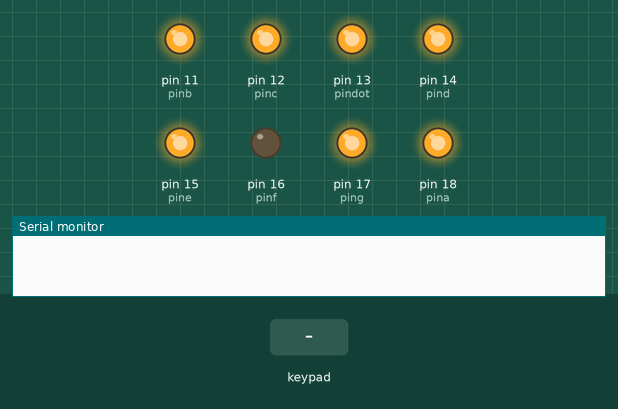
This sketch was run on a simulated Arduino Uno, built with avr-gcc and run on an emulated ATmega328P. Shown: output pins drawn as LEDs (lit = HIGH), the last lines printed to the serial monitor. Dashed ring = blinking. The test bench sets the inputs (shaded band).

Above: at 1.2 s.
1.3 s: keypad keys 1 0 3 4 5 pressed 0.4 s apart
At 5.1 s:
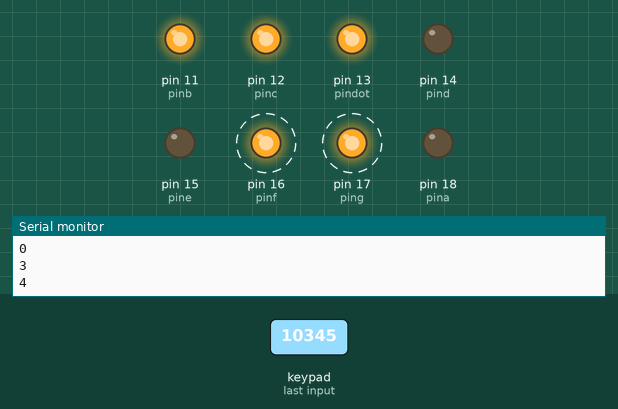
6.3 s: key 'A' pressed
At 7.2 s:
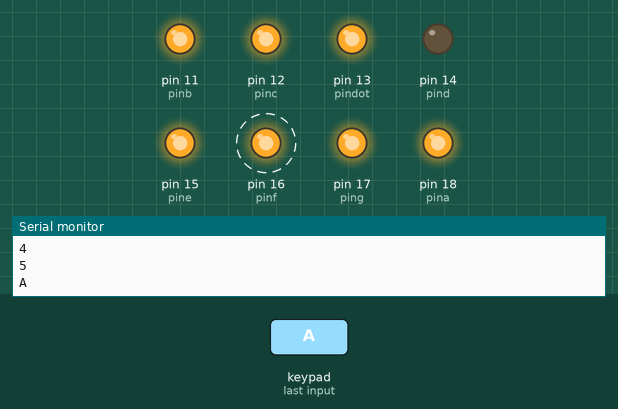
8.9 s: key 'B' pressed
At 9.2 s:
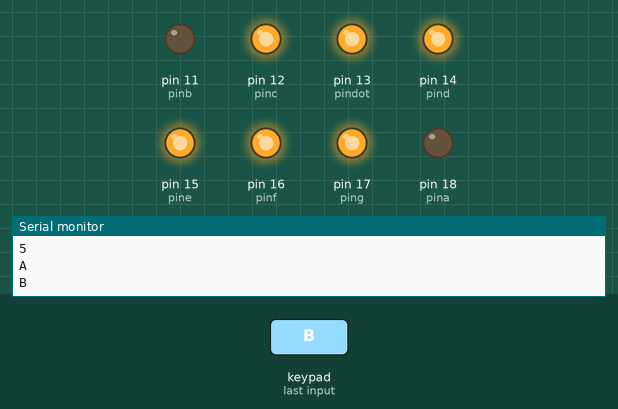
11.4 s: keypad keys 1 0 3 4 5 # pressed 0.4 s apart
At 16.7 s:
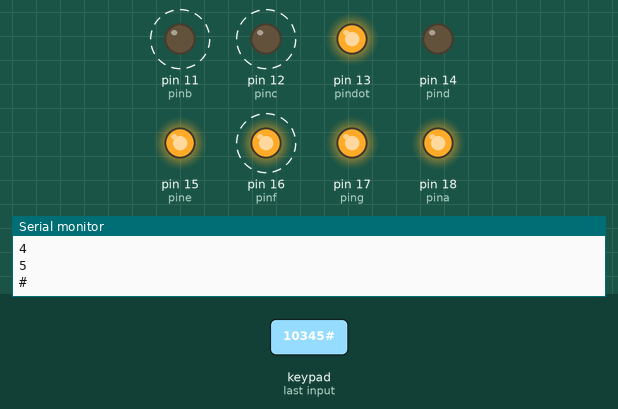
16.8 s: key 'C' pressed
At 18.3 s:
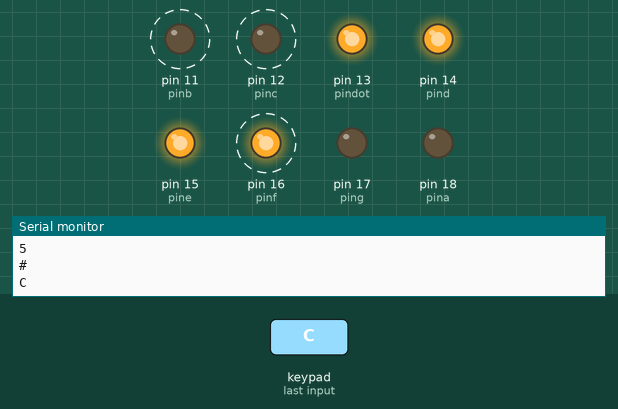
19.8 s: keypad keys 1 0 3 4 5 * pressed 0.4 s apart
At 25.7 s:
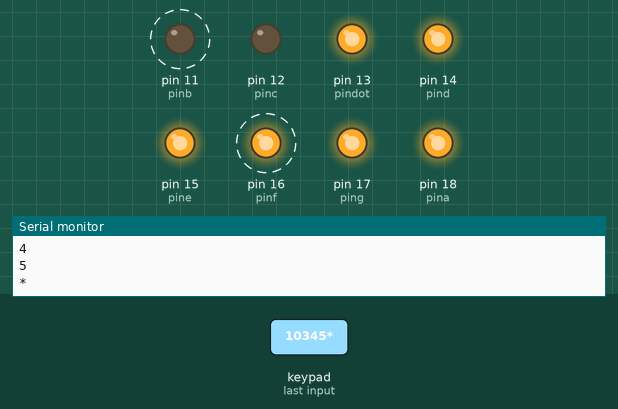
Timing chart, 0 to 26.2 s (numbered marks = the images above; inputs shaded):
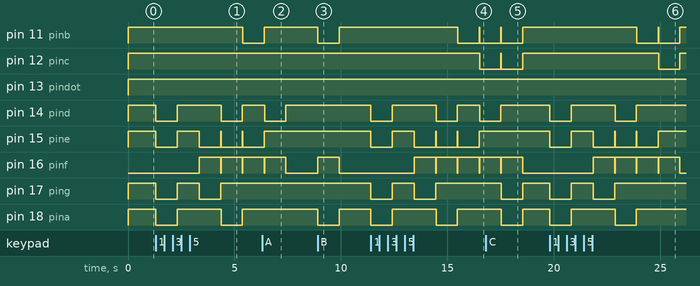

Measured:
- after the input at 1.3 s, pin 11 (pinb): HIGH → LOW after 4.1 s; pin 14 (pind): alternates HIGH for 2.1 s and LOW for 1.0 s, starting at once
- after the input at 6.3 s, pin 14 (pind): HIGH → LOW after 0.11 s, → HIGH 1.0 s later
- after the input at 8.9 s, pin 11 (pinb), pin 18 (pina): HIGH → LOW at once, → HIGH 1.0 s later; pin 16 (pinf): LOW → HIGH at once, → LOW 1.0 s later
- after the input at 11.4 s, pin 11 (pinb): HIGH → LOW after 4.1 s, → HIGH 1.0 s later, → LOW 0.02 s later; pin 12 (pinc): HIGH → LOW after 5.1 s
- after the input at 16.8 s, pin 17 (ping), pin 18 (pina): HIGH → LOW after 0.73 s, → HIGH 1.0 s later
- after the input at 19.8 s, pin 11 (pinb): alternates HIGH for 0.02 s and LOW for 1.0 s, starting after 4.1 s; pin 12 (pinc): HIGH → LOW after 5.1 s, → HIGH 1.0 s later

The sketch:

tecladoydisplay.ino
```cpp
/*
Centro Educativo Tecnico Kinal
Electronica
Grado: Quinto
Curso: Taller de Electronica Digital
Blumno: Josué David Padilla Morataya
Seccion: A
Carne: 2022074
*/
#include <Keypad.h>
#define cols 4
#define rows 4
#define pina 18
#define pinb 11
#define pinc 12
#define pind 14
#define pine 15
#define pinf 16
#define ping 17
#define pindot 13
char holdkey;
char keys[rows][cols] = {
  {'1','2','3','A'},
  {'4','5','6','B'},
  {'7','8','9','C'},
  {'*','0','#','D'}
};


byte pines_filas[rows] = {10,3,4,5};
byte pines_columnas[cols] = {6,7,8,9};

Keypad teclado_estrada = Keypad( makeKeymap(keys), pines_filas, pines_columnas, rows,cols);

void setup() {
Serial.begin(9600);
pinMode(pina, OUTPUT);
pinMode(pinb, OUTPUT);
pinMode(pinc, OUTPUT);
pinMode(pind, OUTPUT);
pinMode(pine, OUTPUT);
pinMode(pinf, OUTPUT);
pinMode(ping, OUTPUT);
pinMode(pindot, OUTPUT);
}

void loop()
{
 char tecla = teclado_estrada.getKey();
  switch(tecla)
  {
    case '0':
      Serial.println("0");

      digitalWrite(pina, HIGH);
    digitalWrite(pinb, HIGH);
    digitalWrite(pinc, HIGH);
    digitalWrite(pind, HIGH);
    digitalWrite(pine, HIGH);
    digitalWrite(pinf, LOW);
    digitalWrite(ping, HIGH);
    delay(1000);
      break;
    case '1':
      Serial.println(tecla);
      digitalWrite(pina, LOW);
    digitalWrite(pinb, HIGH);
    digitalWrite(pinc, HIGH);
    digitalWrite(pind, LOW);
    digitalWrite(pine, LOW);
    digitalWrite(pinf, LOW);
    digitalWrite(ping, LOW);
    delay(1000);
    break;
    case '2':
      Serial.println(tecla);
      digitalWrite(pina, HIGH);
    digitalWrite(pinb, HIGH);
    digitalWrite(pinc, LOW);
    digitalWrite(pind, HIGH);
    digitalWrite(pine, HIGH);
    digitalWrite(pinf, HIGH);
    digitalWrite(ping, LOW);
      delay(1000);
      break;
    case '3':
      Serial.println(tecla);

     digitalWrite(pina, HIGH);
    digitalWrite(pinb, HIGH);
    digitalWrite(pinc, HIGH);
    digitalWrite(pind, HIGH);
    digitalWrite(pine, LOW);
    digitalWrite(pinf, HIGH);
    digitalWrite(ping, LOW);
  delay(1000);
  break;
    case '4':
      Serial.println(tecla);
      digitalWrite(pina, LOW);
    digitalWrite(pinb, HIGH);
    digitalWrite(pinc, HIGH);
    digitalWrite(pind, LOW);
    digitalWrite(pine, LOW);
    digitalWrite(pinf, HIGH);
    digitalWrite(ping, HIGH);
     delay(1000);
     break;
    case '5':
    Serial.println(tecla);

      digitalWrite(pina, HIGH);
    digitalWrite(pinb, LOW);
    digitalWrite(pinc, HIGH);
    digitalWrite(pind, HIGH);
    digitalWrite(pine, LOW);
    digitalWrite(pinf, HIGH);
    digitalWrite(ping, HIGH);
    delay(1000);
     break;
    case '6':
    Serial.println(tecla);
      digitalWrite(pina, HIGH);
    digitalWrite(pinb, LOW);
    digitalWrite(pinc, HIGH);
    digitalWrite(pind, HIGH);
    digitalWrite(pine, HIGH);
    digitalWrite(pinf, HIGH);
    digitalWrite(ping, HIGH);
    delay(1000);
    break;
    case '7':
    Serial.println(tecla);
      digitalWrite(pina, HIGH);
    digitalWrite(pinb, HIGH);
    digitalWrite(pinc, HIGH);
    digitalWrite(pind, LOW);
    digitalWrite(pine, LOW);
    digitalWrite(pinf, LOW);
    digitalWrite(ping, LOW);
    delay(1000);
    break;
    case '8':
    Serial.println(tecla);

      digitalWrite(pina, HIGH);
    digitalWrite(pinb, HIGH);
    digitalWrite(pinc, HIGH);
    digitalWrite(pind, HIGH);
    digitalWrite(pine, HIGH);
    digitalWrite(pinf, HIGH);
    digitalWrite(ping, HIGH);
    delay(1000);
    break;
    case '9':
    Serial.println(tecla);

      digitalWrite(pina, HIGH);
    digitalWrite(pinb, HIGH);
    digitalWrite(pinc, HIGH);
    digitalWrite(pind, LOW);
    digitalWrite(pine, LOW);
    digitalWrite(pinf, HIGH);
    digitalWrite(ping, HIGH);
    delay(1000);
    break;

    case 'A':
    Serial.println(tecla);

      digitalWrite(pina, HIGH);
    digitalWrite(pinb, HIGH);
    digitalWrite(pinc, HIGH);
    digitalWrite(pind, LOW);
    digitalWrite(pine, HIGH);
    digitalWrite(pinf, HIGH);
    digitalWrite(ping, HIGH);
    delay(1000);
    break;

    case 'B':
    Serial.println(tecla);

     digitalWrite(pina, LOW);
    digitalWrite(pinb, LOW);
    digitalWrite(pinc, HIGH);
    digitalWrite(pind, HIGH);
    digitalWrite(pine, HIGH);
    digitalWrite(pinf, HIGH);
    digitalWrite(ping, HIGH);
    delay(1000);
    break;
    case 'C':
    Serial.println(tecla);

     digitalWrite(pina, LOW);
    digitalWrite(pinb, LOW);
    digitalWrite(pinc, LOW);
    digitalWrite(pind, HIGH);
    digitalWrite(pine, HIGH);
    digitalWrite(pinf, HIGH);
    digitalWrite(ping, LOW);
    delay(1000);
    break;

    case 'D':
    Serial.println(tecla);

      digitalWrite(pina, LOW);
    digitalWrite(pinb, HIGH);
    digitalWrite(pinc, HIGH);
    digitalWrite(pind, HIGH);
    digitalWrite(pine, HIGH);
    digitalWrite(pinf, HIGH);
    digitalWrite(ping, LOW);
    delay(1000);

     break;
    case '*':
    Serial.println(tecla);

      digitalWrite(pina, HIGH);
    digitalWrite(pinb, LOW);
    digitalWrite(pinc, LOW);
    digitalWrite(pind, HIGH);
    digitalWrite(pine, HIGH);
    digitalWrite(pinf, HIGH);
    digitalWrite(ping, HIGH);
    delay(1000);


   break;
    case '#':
    Serial.println(tecla);

     digitalWrite(pina, HIGH);
    digitalWrite(pinb, LOW);
    digitalWrite(pinc, LOW);
    digitalWrite(pind, LOW);
    digitalWrite(pine, HIGH);
    digitalWrite(pinf, HIGH);
    digitalWrite(ping, HIGH);
    delay(1000);

     break;

    case NO_KEY:
    digitalWrite(pina, HIGH);
    digitalWrite(pinb, HIGH);
    digitalWrite(pinc, HIGH);
    digitalWrite(pind, HIGH);
    digitalWrite(pine, HIGH);
    digitalWrite(pinf, LOW);
digitalWrite(ping, HIGH);
digitalWrite(pindot, HIGH);
break;
}
}
```
